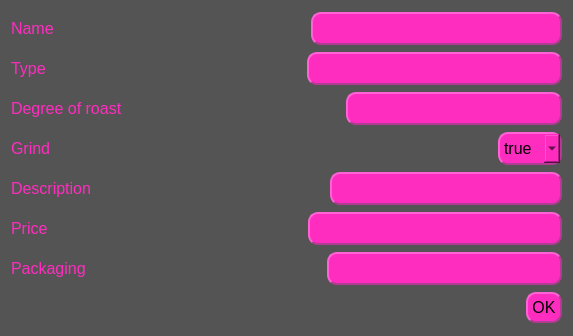
<?xml version="1.0" encoding="UTF-8"?>
<ui version="4.0">
 <class>Dialog</class>
 <widget class="QDialog" name="Dialog">
  <property name="geometry">
   <rect>
    <x>0</x>
    <y>0</y>
    <width>573</width>
    <height>336</height>
   </rect>
  </property>
  <property name="windowTitle">
   <string>Dialog</string>
  </property>
  <property name="styleSheet">
   <string notr="true">background-color: rgb(85, 84, 84);</string>
  </property>
  <layout class="QVBoxLayout" name="verticalLayout">
   <item>
    <layout class="QHBoxLayout" name="horizontalLayout">
     <item>
      <widget class="QLabel" name="label">
       <property name="font">
        <font>
         <family>Segoe UI</family>
         <pointsize>12</pointsize>
        </font>
       </property>
       <property name="styleSheet">
        <string notr="true">color: rgb(255, 44, 192);</string>
       </property>
       <property name="text">
        <string>Name</string>
       </property>
      </widget>
     </item>
     <item>
      <spacer name="horizontalSpacer_5">
       <property name="orientation">
        <enum>Qt::Horizontal</enum>
       </property>
       <property name="sizeHint" stdset="0">
        <size>
         <width>40</width>
         <height>20</height>
        </size>
       </property>
      </spacer>
     </item>
     <item>
      <widget class="QLineEdit" name="name_ed">
       <property name="font">
        <font>
         <family>Segoe UI</family>
         <pointsize>12</pointsize>
        </font>
       </property>
       <property name="styleSheet">
        <string notr="true">background-color: rgb(255, 44, 192);
border-style: outset;
border-width: 2px;
border-radius: 10px;
border-color: rgb(180, 59, 148);
min-width: 10em;
padding: 4px;</string>
       </property>
      </widget>
     </item>
    </layout>
   </item>
   <item>
    <layout class="QHBoxLayout" name="horizontalLayout_2">
     <item>
      <widget class="QLabel" name="label_2">
       <property name="font">
        <font>
         <family>Segoe UI</family>
         <pointsize>12</pointsize>
        </font>
       </property>
       <property name="styleSheet">
        <string notr="true">color: rgb(255, 44, 192);</string>
       </property>
       <property name="text">
        <string>Type</string>
       </property>
      </widget>
     </item>
     <item>
      <spacer name="horizontalSpacer_4">
       <property name="orientation">
        <enum>Qt::Horizontal</enum>
       </property>
       <property name="sizeHint" stdset="0">
        <size>
         <width>40</width>
         <height>20</height>
        </size>
       </property>
      </spacer>
     </item>
     <item>
      <widget class="QLineEdit" name="type_ed">
       <property name="font">
        <font>
         <family>Segoe UI</family>
         <pointsize>12</pointsize>
        </font>
       </property>
       <property name="styleSheet">
        <string notr="true">background-color: rgb(255, 44, 192);
border-style: outset;
border-width: 2px;
border-radius: 10px;
border-color: rgb(180, 59, 148);
min-width: 10em;
padding: 4px;</string>
       </property>
      </widget>
     </item>
    </layout>
   </item>
   <item>
    <layout class="QHBoxLayout" name="horizontalLayout_3">
     <item>
      <widget class="QLabel" name="label_3">
       <property name="font">
        <font>
         <family>Segoe UI</family>
         <pointsize>12</pointsize>
        </font>
       </property>
       <property name="styleSheet">
        <string notr="true">color: rgb(255, 44, 192);</string>
       </property>
       <property name="text">
        <string>Degree of roast</string>
       </property>
      </widget>
     </item>
     <item>
      <spacer name="horizontalSpacer_3">
       <property name="orientation">
        <enum>Qt::Horizontal</enum>
       </property>
       <property name="sizeHint" stdset="0">
        <size>
         <width>40</width>
         <height>20</height>
        </size>
       </property>
      </spacer>
     </item>
     <item>
      <widget class="QLineEdit" name="degre_ed">
       <property name="font">
        <font>
         <family>Segoe UI</family>
         <pointsize>12</pointsize>
        </font>
       </property>
       <property name="styleSheet">
        <string notr="true">background-color: rgb(255, 44, 192);
border-style: outset;
border-width: 2px;
border-radius: 10px;
border-color: rgb(180, 59, 148);
min-width: 10em;
padding: 4px;</string>
       </property>
      </widget>
     </item>
    </layout>
   </item>
   <item>
    <layout class="QHBoxLayout" name="horizontalLayout_4">
     <item>
      <widget class="QLabel" name="label_4">
       <property name="font">
        <font>
         <family>Segoe UI</family>
         <pointsize>12</pointsize>
        </font>
       </property>
       <property name="styleSheet">
        <string notr="true">color: rgb(255, 44, 192);</string>
       </property>
       <property name="text">
        <string>Grind</string>
       </property>
      </widget>
     </item>
     <item>
      <spacer name="horizontalSpacer_2">
       <property name="orientation">
        <enum>Qt::Horizontal</enum>
       </property>
       <property name="sizeHint" stdset="0">
        <size>
         <width>20</width>
         <height>20</height>
        </size>
       </property>
      </spacer>
     </item>
     <item>
      <widget class="QComboBox" name="grinded_status">
       <property name="font">
        <font>
         <family>Segoe UI</family>
         <pointsize>12</pointsize>
        </font>
       </property>
       <property name="styleSheet">
        <string notr="true">background-color: rgb(255, 44, 192);
border-style: outset;
border-width: 2px;
border-radius: 10px;
border-color: rgb(180, 59, 148);
min-width: 10em;
padding: 4px;</string>
       </property>
       <item>
        <property name="text">
         <string>true</string>
        </property>
       </item>
       <item>
        <property name="text">
         <string>false</string>
        </property>
       </item>
      </widget>
     </item>
    </layout>
   </item>
   <item>
    <layout class="QHBoxLayout" name="horizontalLayout_5">
     <item>
      <widget class="QLabel" name="label_5">
       <property name="font">
        <font>
         <family>Segoe UI</family>
         <pointsize>12</pointsize>
        </font>
       </property>
       <property name="styleSheet">
        <string notr="true">color: rgb(255, 44, 192);</string>
       </property>
       <property name="text">
        <string>Description</string>
       </property>
      </widget>
     </item>
     <item>
      <spacer name="horizontalSpacer_6">
       <property name="orientation">
        <enum>Qt::Horizontal</enum>
       </property>
       <property name="sizeHint" stdset="0">
        <size>
         <width>40</width>
         <height>20</height>
        </size>
       </property>
      </spacer>
     </item>
     <item>
      <widget class="QLineEdit" name="descr_ed">
       <property name="font">
        <font>
         <family>Segoe UI</family>
         <pointsize>12</pointsize>
        </font>
       </property>
       <property name="styleSheet">
        <string notr="true">background-color: rgb(255, 44, 192);
border-style: outset;
border-width: 2px;
border-radius: 10px;
border-color: rgb(180, 59, 148);
min-width: 10em;
padding: 4px;</string>
       </property>
      </widget>
     </item>
    </layout>
   </item>
   <item>
    <layout class="QHBoxLayout" name="horizontalLayout_6">
     <item>
      <widget class="QLabel" name="label_6">
       <property name="font">
        <font>
         <family>Segoe UI</family>
         <pointsize>12</pointsize>
        </font>
       </property>
       <property name="styleSheet">
        <string notr="true">color: rgb(255, 44, 192);</string>
       </property>
       <property name="text">
        <string>Price</string>
       </property>
      </widget>
     </item>
     <item>
      <spacer name="horizontalSpacer_7">
       <property name="orientation">
        <enum>Qt::Horizontal</enum>
       </property>
       <property name="sizeHint" stdset="0">
        <size>
         <width>40</width>
         <height>20</height>
        </size>
       </property>
      </spacer>
     </item>
     <item>
      <widget class="QLineEdit" name="price_ed">
       <property name="font">
        <font>
         <family>Segoe UI</family>
         <pointsize>12</pointsize>
        </font>
       </property>
       <property name="styleSheet">
        <string notr="true">background-color: rgb(255, 44, 192);
border-style: outset;
border-width: 2px;
border-radius: 10px;
border-color: rgb(180, 59, 148);
min-width: 10em;
padding: 4px;</string>
       </property>
      </widget>
     </item>
    </layout>
   </item>
   <item>
    <layout class="QHBoxLayout" name="horizontalLayout_7">
     <item>
      <widget class="QLabel" name="label_7">
       <property name="font">
        <font>
         <family>Segoe UI</family>
         <pointsize>12</pointsize>
        </font>
       </property>
       <property name="styleSheet">
        <string notr="true">color: rgb(255, 44, 192);</string>
       </property>
       <property name="text">
        <string>Packaging</string>
       </property>
      </widget>
     </item>
     <item>
      <spacer name="horizontalSpacer_8">
       <property name="orientation">
        <enum>Qt::Horizontal</enum>
       </property>
       <property name="sizeHint" stdset="0">
        <size>
         <width>40</width>
         <height>20</height>
        </size>
       </property>
      </spacer>
     </item>
     <item>
      <widget class="QLineEdit" name="packing_ed">
       <property name="font">
        <font>
         <family>Segoe UI</family>
         <pointsize>12</pointsize>
        </font>
       </property>
       <property name="styleSheet">
        <string notr="true">background-color: rgb(255, 44, 192);
border-style: outset;
border-width: 2px;
border-radius: 10px;
border-color: rgb(180, 59, 148);
min-width: 10em;
padding: 4px;</string>
       </property>
      </widget>
     </item>
    </layout>
   </item>
   <item>
    <layout class="QHBoxLayout" name="horizontalLayout_8">
     <item>
      <spacer name="horizontalSpacer">
       <property name="orientation">
        <enum>Qt::Horizontal</enum>
       </property>
       <property name="sizeHint" stdset="0">
        <size>
         <width>40</width>
         <height>20</height>
        </size>
       </property>
      </spacer>
     </item>
     <item>
      <widget class="QPushButton" name="ok_btn">
       <property name="font">
        <font>
         <family>Segoe UI</family>
         <pointsize>12</pointsize>
        </font>
       </property>
       <property name="styleSheet">
        <string notr="true">background-color: rgb(255, 44, 192);
border-style: outset;
border-width: 2px;
border-radius: 10px;
border-color: rgb(180, 59, 148);
min-width: 10em;
padding: 4px;</string>
       </property>
       <property name="text">
        <string>OK</string>
       </property>
      </widget>
     </item>
    </layout>
   </item>
  </layout>
 </widget>
 <resources/>
 <connections/>
</ui>
